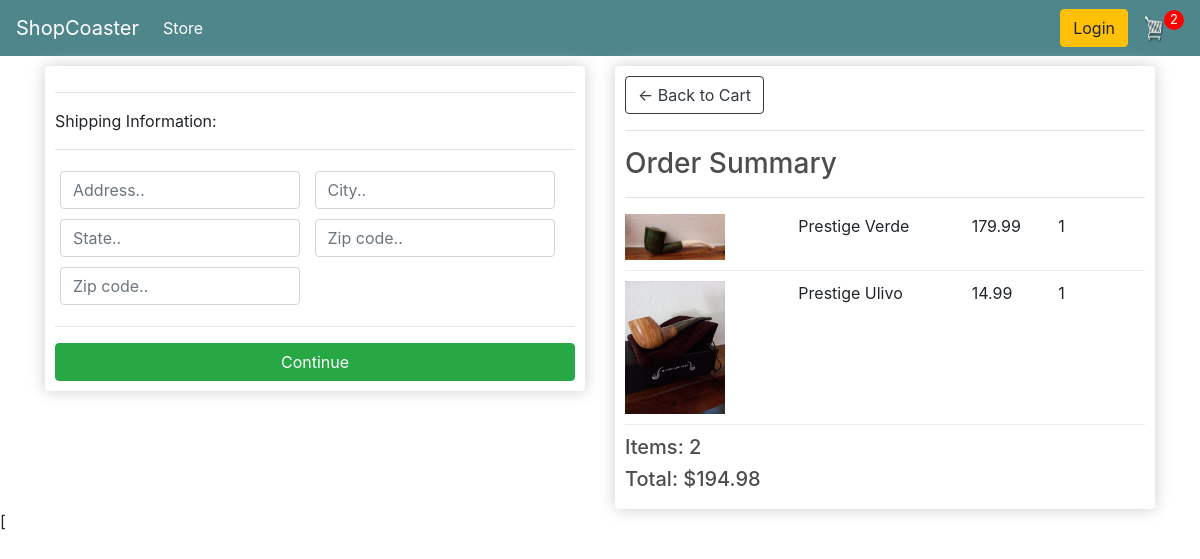
/checkout/ (signed in), run on an earlier commit of the app's database.
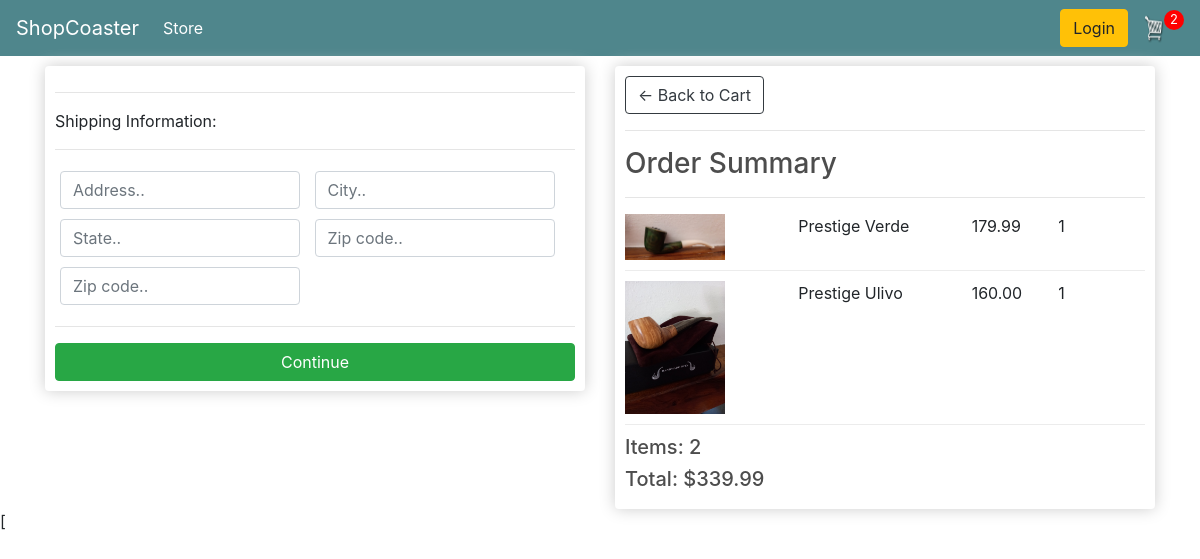
And on a later commit of the database.
### store/models.py (models this page shows, shortened)
class OrderItem(models.Model):
    product = models.ForeignKey(Product, on_delete=models.SET_NULL, null=True)
    order = models.ForeignKey(Order, on_delete=models.SET_NULL, null=True)
    quantity = models.IntegerField(default=0, null=True, blank=True)
    date_added = models.DateTimeField(auto_now_add=True)
    @property
    def get_total(self):
        total = self.product.price * self.quantity
        return total

class Product(models.Model):
    name = models.CharField(max_length=200)
    price = models.DecimalField(max_digits=7, decimal_places=2)
    digital = models.BooleanField(default=False, null=True, blank=True)
    image = models.ImageField(null=True, blank=True)
    @property
    def imageURL(self):
        try:
            url = self.image.url
        except:
            url = ''
        return url

class Order(models.Model):
    customer = models.ForeignKey(Customer, on_delete=models.SET_NULL, null=True, blank=True)
    date_ordered = models.DateField(auto_now_add=True)
    complete = models.BooleanField(default=False)
    transaction_id = models.CharField(max_length=100, null=True)
    def __str__(self):
        return str(self.id)
    @property
    def get_cart_total(self):
        orderitems = self.orderitem_set.all()
        total = sum([item.get_total for item in orderitems])
        return total
    @property
    def get_cart_items(self):
        orderitems = self.orderitem_set.all()
        total = sum([item.quantity for item in orderitems])
        return total

### store/views.py (the view)
# urls.py: path('checkout/',views.checkout,name="checkout"),
def checkout(request):
    data = cartData(request)
    cartItems = data['cartItems']
    order = data['order']
    items = data['items']
    context = {'items': items, 'order': order, 'cartItems': cartItems}
    print(context)
    return render(request, 'store/checkout.html', context)

### store/utils.py (called while the page is built)
def cartData(request):
    if request.user.is_authenticated:
        customer = request.user.customer
        order, created = Order.objects.get_or_create(customer=customer, complete=False)
        items = order.orderitem_set.all()
        cartItems = order.get_cart_items
    else:
        cookieData = cookieCart(request)
        cartItems = cookieData['cartItems']
        order = cookieData['order']
        items = cookieData['items']
    return {'cartItems':cartItems,'order':order,'items':items}

### store/templates/store/checkout.html (shortened to what this page needs)
{% extends 'store/main.html' %}
{% load static %}
{% block content %}
   <div class="row">
   <div class="col-lg-6">
       <div class="box-element" id="form-wrapper">
           <form id="form">
               <div id="shipping-info">
                   						<hr>
						<p>Shipping Information:</p>
						<hr>
						<div class="form-field">
							<input class="form-control" type="text" name="address" placeholder="Address..">
						</div>
						<div class="form-field">
							<input class="form-control" type="text" name="city" placeholder="City..">
						</div>
						<div class="form-field">
							<input class="form-control" type="text" name="state" placeholder="State..">
						</div>
						<div class="form-field">
							<input class="form-control" type="text" name="zipcode" placeholder="Zip code..">
						</div>
						<div class="form-field">
							<input class="form-control" type="text" name="country" placeholder="Zip code..">
						</div>
					</div>
					<hr>
					<input id="form-button" class="btn btn-success btn-block" type="submit" value="Continue">
				</form>
       </div>
   </div>
    <div class="col-lg-6">
       <div class="box-element">
        <a class="btn btn-outline-dark" href="{% url 'cart' %}">&#x2190; Back to Cart</a>
           <hr>
           <h3>Order Summary</h3>
           <hr>
           {% for item in items %}
           				<div class="cart-row">
                        <div style="flex:2"><img class="row-image" src="{{ item.product.imageURL }}"></div>
					<div style="flex:2"><p>{{ item.product.name }}</p></div>
					<div style="flex:1"><p>{{ item.product.price }}</p></div>
					<div style="flex:1"><p>{{ item.quantity }}</p></div>
				</div>
               {% endfor %}
				<h5>Items: {{ order.get_cart_items }}</h5>
				<h5>Total: ${{ order.get_cart_total|floatformat:2 }}</h5>
			</div>
		</div>
       </div>
{% endblock %}

What changed in the data, as far as the page shows it:
changed through a linked row, OrderItem "Prestige Ulivo": product.price "14.99" → "160.00"
changed through a linked row, Order: get_cart_total "194.98" → "339.99"
